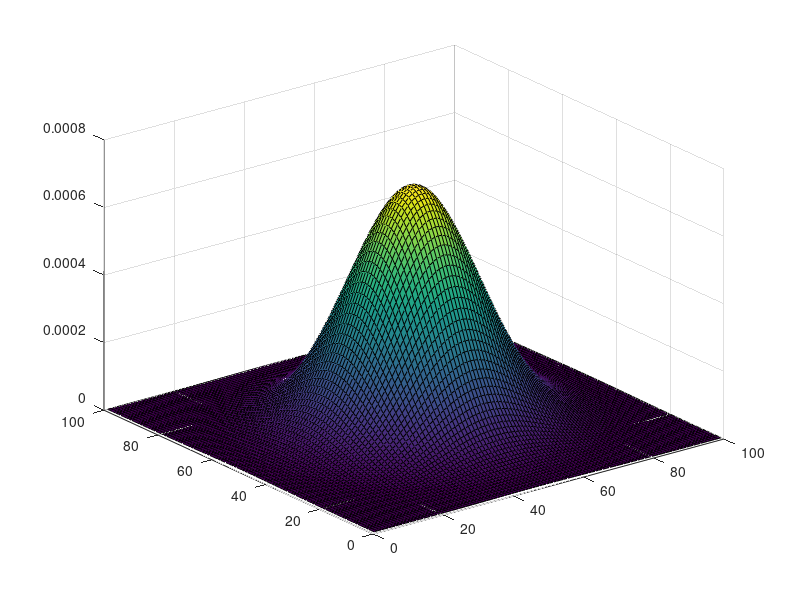
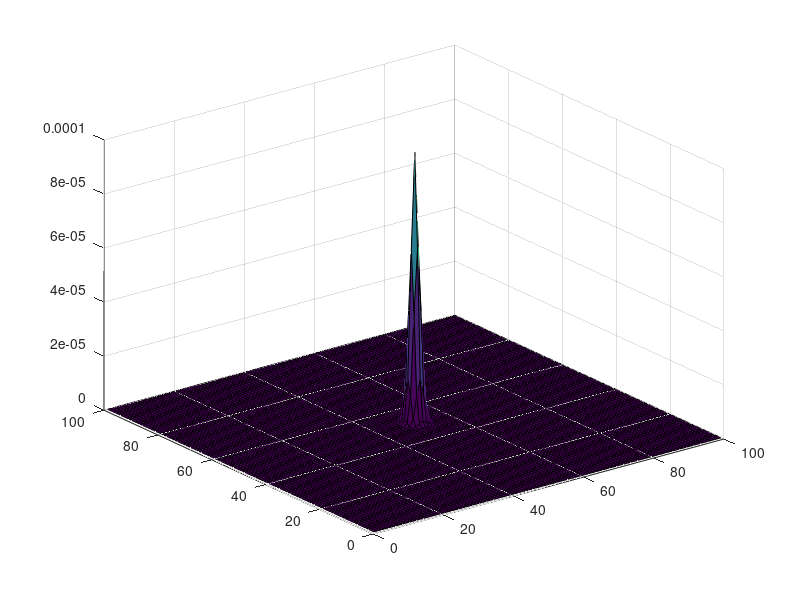

The MATLAB script that drew these images, in order:
clear;
close all;
clc;
ep = 15;
matrix = zeros(100, 100);

[C R] = size(matrix);

for c = 1:C
    for r = 1:R
        matrix(c, r) = (1/(2*pi*ep^2))*exp(-((r-R/2)^2 + (c - C/2)^2)/(2*ep^2));
    end
end

matrix = matrix / sum(matrix(:))
surf(matrix);

m_space = fftshift(abs(ifft2(matrix)));

figure, surf(m_space);
